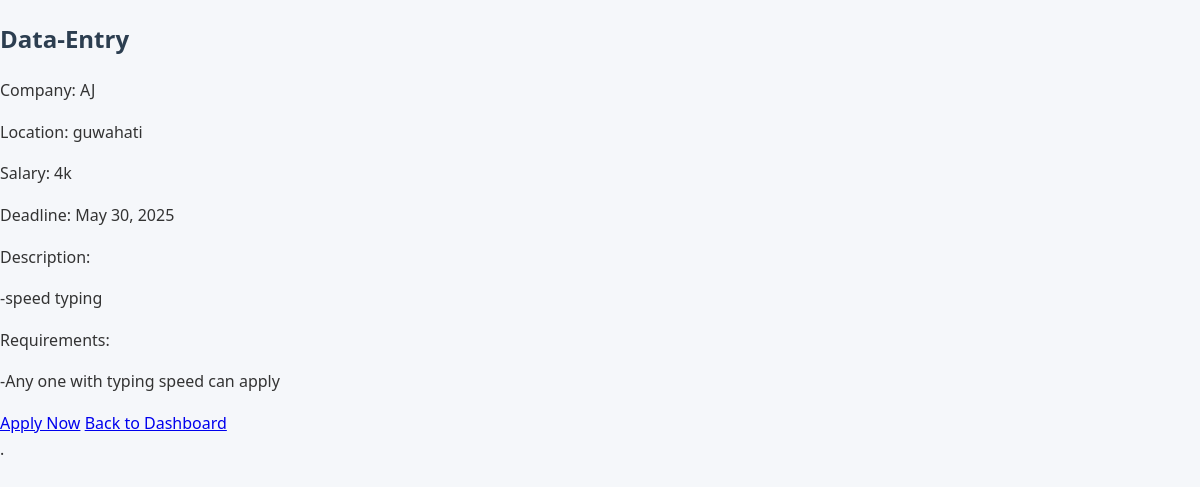
The app's page /job_details.php?id=4 with its own data.
### tables this page shows
CREATE TABLE `jobs` (
  `id` int(11) NOT NULL,
  `title` varchar(100) NOT NULL,
  `company` varchar(100) NOT NULL,
  `description` text DEFAULT NULL,
  `requirements` text DEFAULT NULL,
  `location` varchar(100) DEFAULT NULL,
  `posted_at` timestamp NOT NULL DEFAULT current_timestamp(),
  `deadline` date DEFAULT NULL,
  `salary` varchar(50) DEFAULT NULL,
  `job_type` enum('Full-time','Part-time','Contract','Internship') DEFAULT NULL,
  `is_active` tinyint(1) DEFAULT 1
);

### job_details.php (the view, shortened to what this page needs)
<?php
$conn = new mysqli("localhost", "root", "", "job_portal");
if (isset($_GET['id'])) {
    $job_id = $_GET['id'];
    $stmt = $conn->prepare("SELECT * FROM jobs WHERE id = ?");
    $stmt->bind_param("i", $job_id);
    $stmt->execute();
    $result = $stmt->get_result();
    $job = $result->fetch_assoc();
} else {
    header("Location: student_dashboard.php");
    exit();
}
?>
<!DOCTYPE html>
<html lang="en">
<head>
    <link rel="stylesheet" href="style.css">
</head>
<body>
    <div class="job-details-container">
        <h2><?php echo htmlspecialchars($job['title']); ?></h2>
        <p>Company: <?php echo htmlspecialchars($job['company']); ?></p>
        <p>Location: <?php echo htmlspecialchars($job['location']); ?></p>
        <p>Salary: <?php echo htmlspecialchars($job['salary']); ?></p>
        <p>Deadline: <?php echo date('M d, Y', strtotime($job['deadline'])); ?></p>
        <p>Description:</p>
        <p>-<?php echo strip_tags($job['description']); ?></p>
        <p>Requirements:</p>
        <p>-<?php echo strip_tags($job['requirements']); ?></p>
        <div class="job-actions">
            <a href="apply.php?job_id=<?php echo $job['id']; ?>" class="apply-btn">Apply Now</a>
            <a href="student_dashboard.php" class="back-btn">Back to Dashboard</a>
        </div>
    </div>
</body>
</html>

### style.css (style rules this page uses)
body { font-family: 'Segoe UI', Tahoma, Geneva, Verdana, sans-serif; line-height: 1.6; margin: 0; padding: 0; color: #333; background-color: #f5f7fa; }
h1, h2, h3 { color: #2c3e50; }

### records on screen
jobs: title "Data-Entry", company "AJ", location "guwahati", salary "4k", deadline "May 30, 2025", description "speed typing", requirements "Any one with typing speed can apply"
